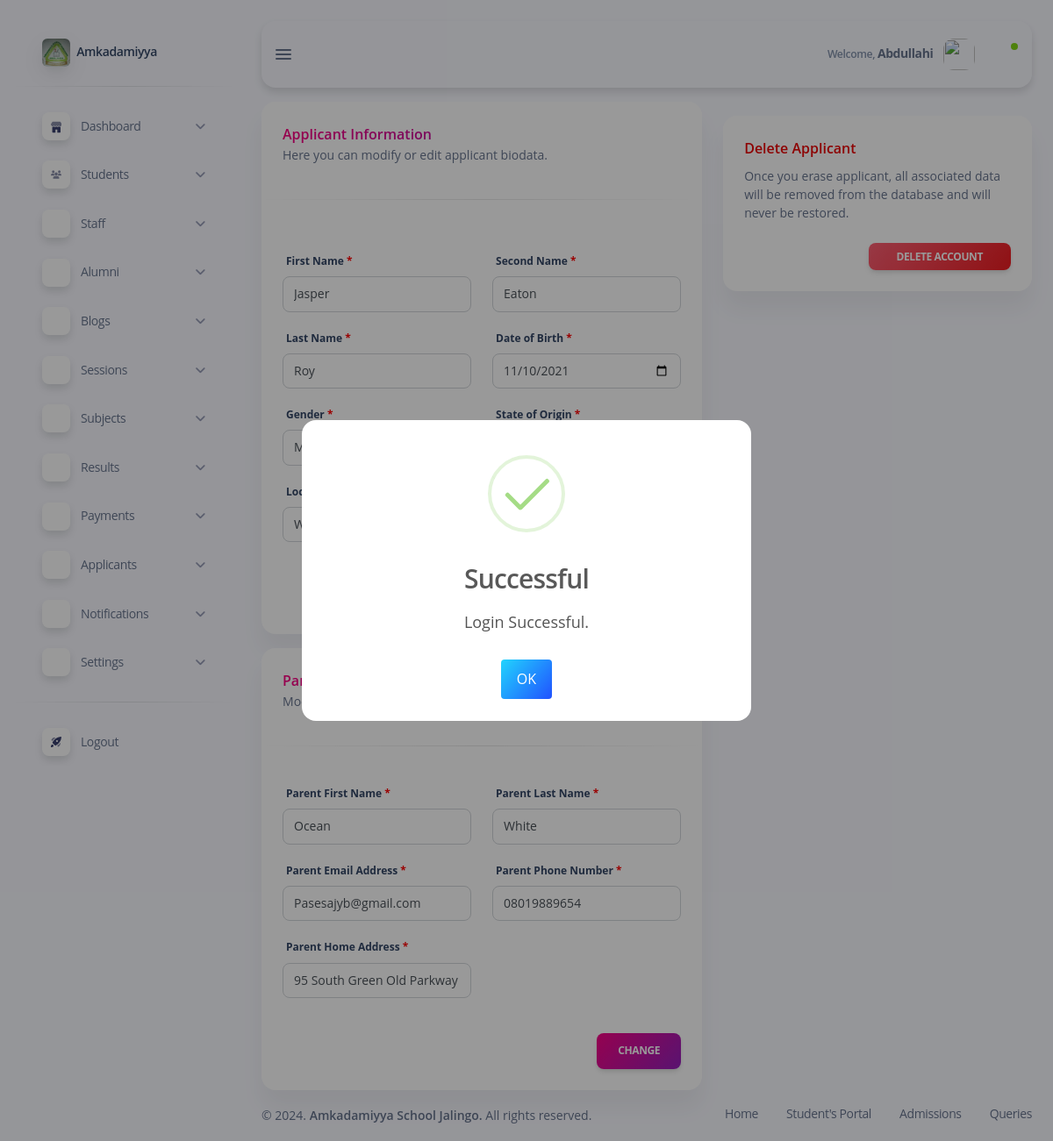
/subdomains/admin/admin-edit-applicant.php?applicant_id=33 (signed in), run on the app's committed database.
### tables this page shows
CREATE TABLE `applicants` (
  `applicant_id` int(11) NOT NULL,
  `enrolling_class` int(11) NOT NULL,
  `section_id` int(11) NOT NULL,
  `first_name` varchar(50) NOT NULL,
  `second_name` varchar(50) NOT NULL,
  `last_name` varchar(50) NOT NULL,
  `birth_date` date NOT NULL,
  `state` varchar(50) NOT NULL,
  `lga` varchar(50) NOT NULL,
  `gender` varchar(50) NOT NULL,
  `parent_first_name` varchar(50) NOT NULL,
  `parent_last_name` varchar(50) NOT NULL,
  `parent_email` varchar(50) NOT NULL,
  `parent_address` varchar(50) NOT NULL,
  `parent_phone_number` varchar(50) NOT NULL,
  `admission_status` int(2) NOT NULL,
  `application_code` varchar(20) NOT NULL,
  `timestamp` timestamp NOT NULL DEFAULT current_timestamp() ON UPDATE current_timestamp(),
  `registration_id` varchar(50) NOT NULL
);

### subdomains/admin/admin-edit-applicant.php (the view, shortened to what this page needs)
<?php
include_once "_UPDATE.php";
if (isset($_GET['applicant_id'])) {
    $applicant_id = $_GET['applicant_id'];
    $sql = "SELECT * FROM `applicants` WHERE `applicant_id` = ?";
    $stmt = $conn->prepare($sql);
    $stmt->bind_param("i", $applicant_id);
    $stmt->execute();
    $result = $stmt->get_result();
    if ($result->num_rows > 0) {
        $applicant = $result->fetch_assoc();
    } else {
        redirect('admin-new-applicant.php');
    }
} else {
    redirect('admin-new-applicant.php');
}
?>
<!DOCTYPE html>
<html lang="en">
<head>
    <?php include "inc/admin-header.php"; ?>
</head>
<body class="g-sidenav-show bg-info-soft">
    <?php
    include "inc/admin-sidebar.php";
    ?>
    <main class="main-content position-relative max-height-vh-100 h-100 border-radius-lg">
        <?php require "inc/admin-navbar.php"; ?>
        <div class="container-fluid pt-3">
            <div class="row">
                <div class="col-lg-12 col-xl-7">
                    <form action="" method="post">
                        <div class="card">
                            <div class="card-header">
                                <h6 class="mb-0 text-gradient text-primary">Applicant Information</h6>
                                <p class="text-sm mb-0">Here you can modify or edit applicant biodata.</p>
                            </div>
                            <hr class="horizontal dark">
                            <div class="card-body">
                                <div class="row mt-3">
                                    <div class="col-md-6">
                                        <label>First Name</label>
                                        <div class="input-group mb-3">
                                            <input type="text" name="first_name" placeholder="First Name" value="<?php echo ucfirst($applicant['first_name']); ?>" class="form-control">
                                        </div>
                                    </div>
                                    <div class="col-md-6">
                                        <label>Second Name</label>
                                        <div class="input-group mb-3">
                                            <input type="text" name="second_name" placeholder="Second Name" value="<?php echo ucfirst($applicant['second_name']); ?>" class="form-control">
                                        </div>
                                    </div>
                                    <div class="col-md-6">
                                        <label>Last Name</label>
                                        <div class="input-group mb-3">
                                            <input type="text" name="last_name" placeholder="Last Name" value="<?php echo ucfirst($applicant['last_name']); ?>" class="form-control">
                                        </div>
                                    </div>
                                    <div class="col-md-6">
                                        <label>Date of Birth</label>
                                        <div class="input-group mb-3">
                                            <input type="date" value="<?php echo $applicant['birth_date']; ?>" class="form-control text-uppercase cursor-pointer" placeholder="DOB" name="birth_date">
                                        </div>
                                    </div>
                                    <div class="col-md-6">
                                        <label>Gender</label>
                                        <div class="input-group mb-3">
                                        </div>
                                    </div>
                                    <div class="col-md-6">
                                        <label>State of Origin</label>
                                        <div class="input-group mb-3">
                                        </div>
                                    </div>
                                    <div class="col-md-6">
                                        <label>Local government Area</label>
                                        <div class="input-group mb-3">
                                        </div>
                                    </div>
                                    <div class="col-md-6">
                                        <label>Class</label>
                                        <div class="input-group mb-3">
                                        </div>
                                    </div>
                                </div>
                            </div>
                            <div class="card-footer text-end pt-0">
                            </div>
                        </div>
                    </form>
                    <form action="" method="post" class="mt-3">
                        <div class="card">
                            <div class="card-header">
                                <h6 class="mb-0 text-gradient text-primary">Parent Information</h6>
                                <p class="text-sm mb-0">Modify or edit a applicant's parent information.</p>
                            </div>
                            <hr class="horizontal dark">
                            <div class="card-body">
                                <div class="row">
                                    <div class="col-md-6">
                                        <label>Parent First Name</label>
                                        <div class="input-group mb-3">
                                            <input type="text" name="parent_first_name" placeholder="Parent First Name" value="<?php echo ucfirst($applicant['parent_first_name']); ?>" class="form-control">
                                        </div>
                                    </div>
                                    <div class="col-md-6">
                                        <label>Parent Last Name</label>
                                        <div class="input-group mb-3">
                                            <input type="text" name="parent_last_name" placeholder="Parent Last Name" value="<?php echo ucfirst($applicant['parent_last_name']); ?>" class="form-control">
                                        </div>
                                    </div>
                                    <div class="col-md-6">
                                        <label>Parent Email Address</label>
                                        <div class="input-group mb-3">
                                            <input type="text" name="parent_email" placeholder="Parent Email Address" value="<?php echo ucfirst($applicant['parent_email']); ?>" class="form-control">
                                        </div>
                                    </div>
                                    <div class="col-md-6">
                                        <label>Parent Phone Number</label>
                                        <div class="input-group mb-3">
                                            <input type="text" name="parent_phone_number" placeholder="Parent Phone Number" value="<?php echo ucfirst($applicant['parent_phone_number']); ?>" class="form-control" maxlength="11">
                                        </div>
                                    </div>
                                    <div class="col-md-6">
                                        <label>Parent Home Address</label>
                                        <div class="input-group mb-3">
                                            <input type="text" name="parent_address" placeholder="Parent Address" value="<?php echo ucfirst($applicant['parent_address']); ?>" class="form-control">
                                        </div>
                                    </div>
                                </div>
                            </div>
                            <div class="card-footer text-end pt-0">
                                <input type="submit" value="Change" name="updateApplicantParentData" class="btn bg-gradient-primary mb-0">
                            </div>
                        </div>
                    </form>
                </div>
                <div class="col-lg-12 col-xl-5 mt-3 mt-xl-0">
                    <div class="card mt-3" id="delete">
                        <div class="card-header">
                            <h6 class="text-danger">Delete Applicant</h6>
                            <p class="text-sm mb-0">
                                Once you erase applicant, all associated data will be removed from the database and will never be restored.
                            </p>
                        </div>
                        <div class="card-body justify-content-end d-flex pt-0">
                            <button class="btn bg-gradient-danger text-xs btn-sm mb-0 ms-2" type="button" data-bs-toggle="modal" data-bs-target="#modal-notification">
                                Delete Account
                            </button>
                        </div>
                    </div>
                </div>
            </div>
        </div>
        <?php include "inc/admin-footer.php"; ?>
    </main>
</body>
</html>

### css/style.css (style rules this page uses)
html { font-size: 1rem; }
@media (min-width: 576px) { html { font-size: 0.9rem; } }
@media (min-width: 768px) { html { font-size: 0.95rem; } }
@media (min-width: 992px) { html { font-size: 1rem; } }
label::after { content: " *"; color: red; }

### data on the page
applicants: first_name "Jasper", second_name "Eaton", last_name "Roy", birth_date "11/10/2021", parent_first_name "Ocean", parent_last_name "White", parent_email "Pasesajyb@gmail.com", parent_phone_number "08019889654", parent_address "95 South Green Old Parkway"

### other printed values
$_SESSION['staff']['first_name'] "Abdullahi"
